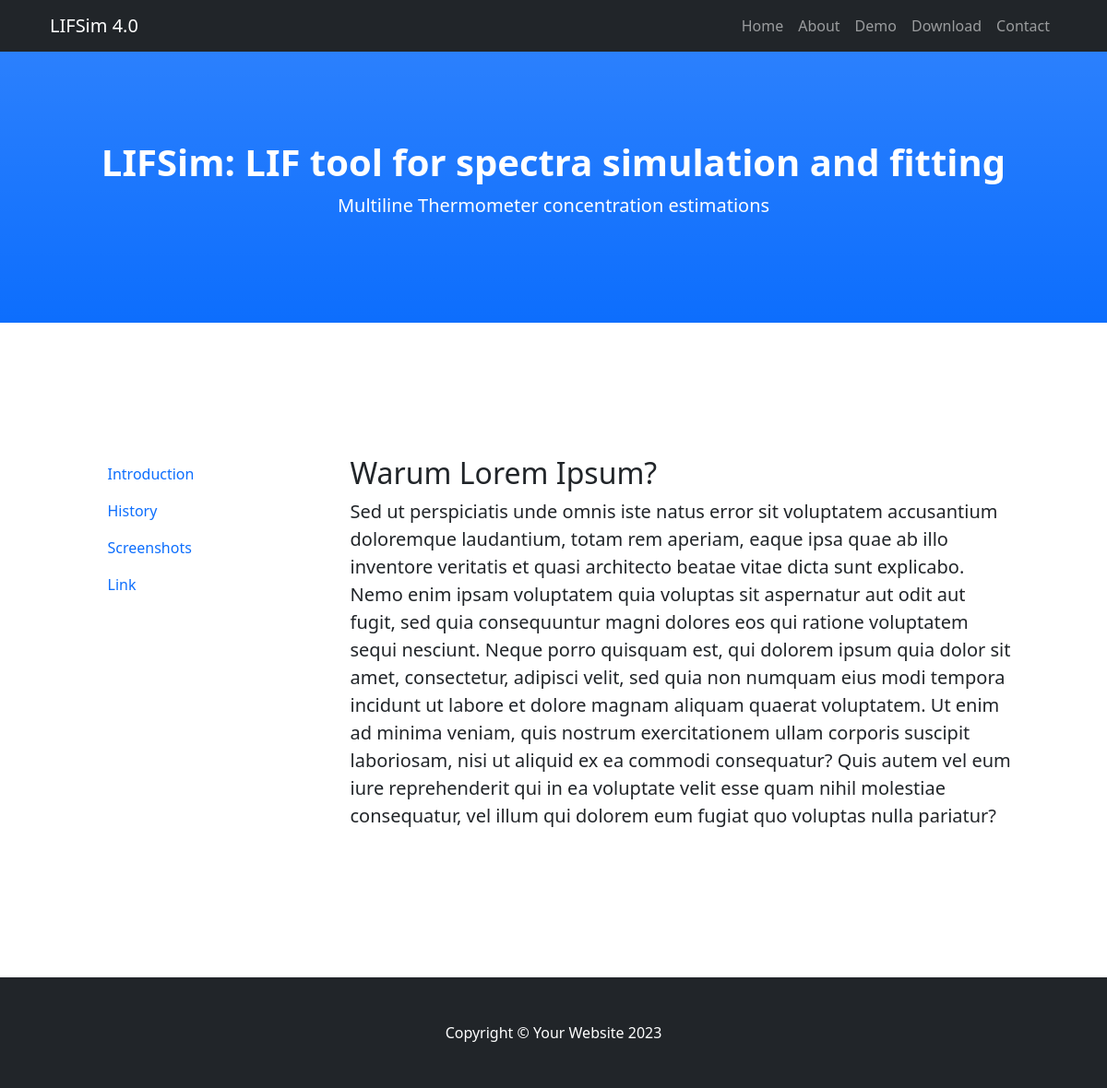
Page /about/ on the earlier database version.
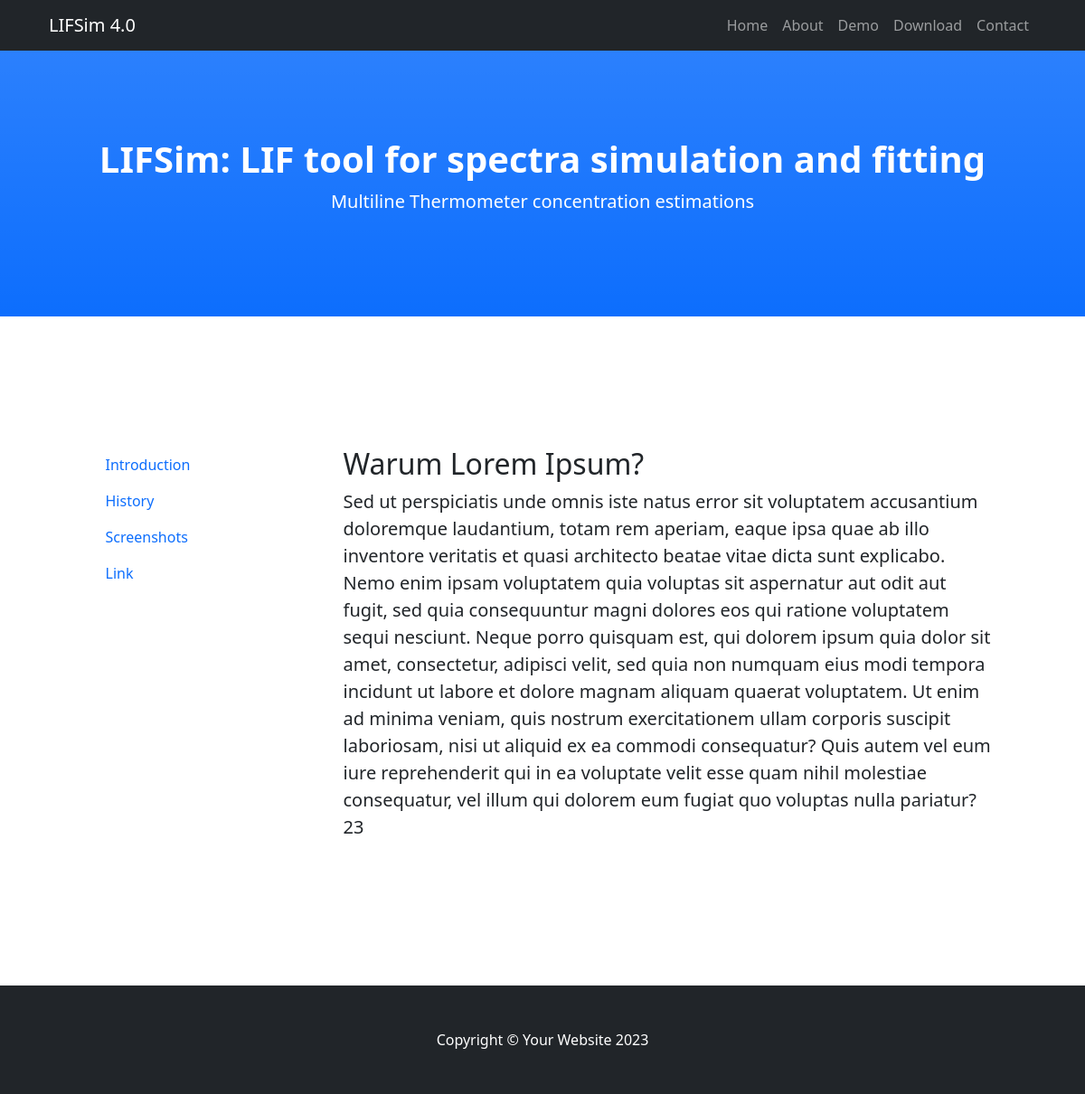
Same page on the later database version.
### pages/models.py (models this page shows, shortened)
class About(models.Model):
    title = models.CharField(max_length=250)
    description = models.TextField()
    image = models.ImageField(upload_to='about/')
    class Meta:
        verbose_name = 'about'
        verbose_name_plural = 'abouts'

### pages/views.py (the view)
# urls.py: path("about/", AboutView.as_view(), name="about"),
class AboutView(generic.TemplateView):
    template_name = "home/about.html"
    def get_context_data(self, **kwargs):
        context = {
            'about': About.objects.first()
        }
        return context

### templates/home/about.html
{% extends 'base.html' %}
{% block content %}
        <section id="about">
            <div class="container px-4">
                <div class="row gx-4 justify-content-center">
                    <div class="col-lg-3">
                        <nav class="nav flex-column">
                      <a class="nav-link active" aria-current="page" href="#">Introduction</a>
                      <a class="nav-link" href="#">History</a>
                      <a class="nav-link" href="#">Screenshots</a>
                            <a class="nav-link" href="#">Link</a>
                        </nav>
                    </div>
                    <div class="col-lg-8">
                        <h2>{{ about.title }}</h2>
                        <p class="lead">{{ about.description }}</p>
                    </div>
                </div>
            </div>
        </section>
{% endblock content %}

### templates/base.html (shortened to what this page needs)
{% load static %}
<!DOCTYPE html>
<html lang="en">
    <head>
        <link href="{% static 'css/styles.css' %}" rel="stylesheet" />
    </head>
    <body id="page-top">
        <nav class="navbar navbar-expand-lg navbar-dark bg-dark fixed-top" id="mainNav">
            <div class="container px-4">
                <a class="navbar-brand" href="#page-top">LIFSim 4.0</a>
                <div class="collapse navbar-collapse" id="navbarResponsive">
                    <ul class="navbar-nav ms-auto">
                        <li class="nav-item"><a class="nav-link" href="{% url 'index' %}">Home</a></li>
                        <li class="nav-item"><a class="nav-link" href="{% url 'about' %}">About</a></li>
                        <li class="nav-item"><a class="nav-link" href="{% url 'demo' %}">Demo</a></li>
                        <li class="nav-item"><a class="nav-link" href="{% url 'download' %}">Download</a></li>
                        <li class="nav-item"><a class="nav-link" href="{% url 'contact' %}">Contact</a></li>
                    </ul>
                </div>
            </div>
        </nav>
        {% include  'partials/header.html' %}
        {% block content %}
        {% endblock %}
        {% include 'partials/footer.html' %}
    </body>
</html>

### templates/partials/header.html
{% load static %}
        <header class="bg-primary bg-gradient text-white">
            <div class="container px-2 text-center">
                <h1 class="fw-bolder">LIFSim: LIF tool for spectra simulation and fitting</h1>
                <p class="lead"> Multiline Thermometer concentration estimations</p>
            </div>
        </header>

### templates/partials/footer.html
{% load static %}
    <footer class="py-5 bg-dark">
            <div class="container px-4"><p class="m-0 text-center text-white">Copyright &copy; Your Website 2023</p></div>
        </footer>

Differences in the rows shown:
changed About "Warum Lorem Ipsum?": description "…fugiat quo voluptas nulla pariatur?" → "…fugiat quo voluptas nulla pariatur?23"
